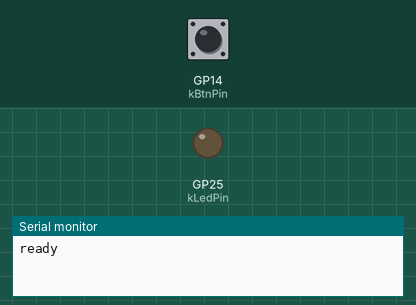
This program was run on a simulated Raspberry Pi Pico. Shown: output pins drawn as LEDs (lit = HIGH), the last lines printed to the serial monitor. The inputs (shaded band) are chosen by the test bench; at power-on: GP14 (kBtnPin) HIGH.

Above: at 1.2 s.
1.3 s: GP14 (kBtnPin) pulled LOW for 0.15 s
At 2.4 s:
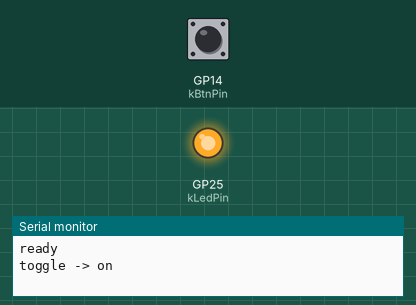
2.9 s: GP14 (kBtnPin) pulled LOW for 1 s
At 3.6 s:
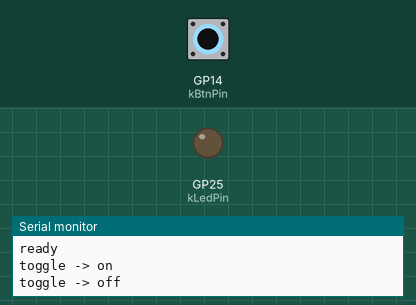
5.4 s: GP14 (kBtnPin) pulled LOW for 3.2 s
At 6.7 s:
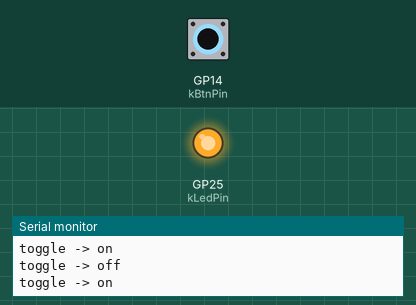
Timing chart, 0 to 8.4 s (numbered marks = the images above; inputs shaded):
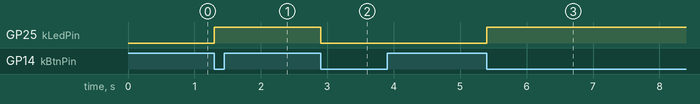

The program:

main.cpp
```cpp
// Module 01 — Raspberry Pi Pico (RP2040)
// Press the button → toggle the LED. Interrupt-driven with software debounce.
//
// Pins:
//   GP 14 ── button ── GND   (input, pull-up)
//   GP 25 ── 220 Ω ── LED ── GND   (also the onboard LED — works either way)
//
// On Pico W, GP 25 is not directly drivable (LED is behind the CYW43 Wi-Fi
// chip). Use any free GPIO instead, or use the WiFi.h LED helpers.

#include <Arduino.h>

namespace {

constexpr uint8_t kBtnPin = 14;
constexpr uint8_t kLedPin = LED_BUILTIN;  // GP 25 on bare Pico
constexpr uint32_t kDebounceMs = 30;

volatile bool g_press_pending = false;
volatile uint32_t g_last_isr_ms = 0;

void on_button_press() {
    const uint32_t now = millis();
    if (now - g_last_isr_ms < kDebounceMs) return;
    g_last_isr_ms = now;
    g_press_pending = true;
}

}  // namespace

void setup() {
    pinMode(kLedPin, OUTPUT);
    digitalWrite(kLedPin, LOW);
    pinMode(kBtnPin, INPUT_PULLUP);
    attachInterrupt(digitalPinToInterrupt(kBtnPin), on_button_press, FALLING);

    Serial.begin(SERIAL_BAUD);
    const uint32_t deadline = millis() + 2000;
    while (!Serial && millis() < deadline) delay(10);
    Serial.println("ready");
}

void loop() {
    if (!g_press_pending) return;
    if (digitalRead(kBtnPin) == LOW) {
        const bool now_on = !digitalRead(kLedPin);
        digitalWrite(kLedPin, now_on ? HIGH : LOW);
        Serial.printf("toggle -> %s\n", now_on ? "on" : "off");
    }
    noInterrupts();
    g_press_pending = false;
    interrupts();
}
```

Measured:
- after the input at 1.3 s, GP25 (kLedPin): LOW → HIGH at once
- after the input at 2.9 s, GP25 (kLedPin): HIGH → LOW at once
- after the input at 5.4 s, GP25 (kLedPin): LOW → HIGH at once
